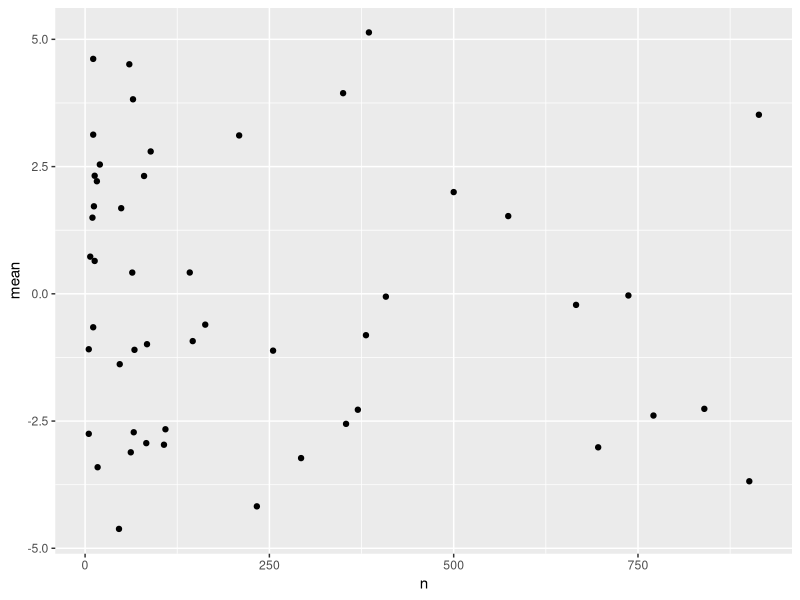
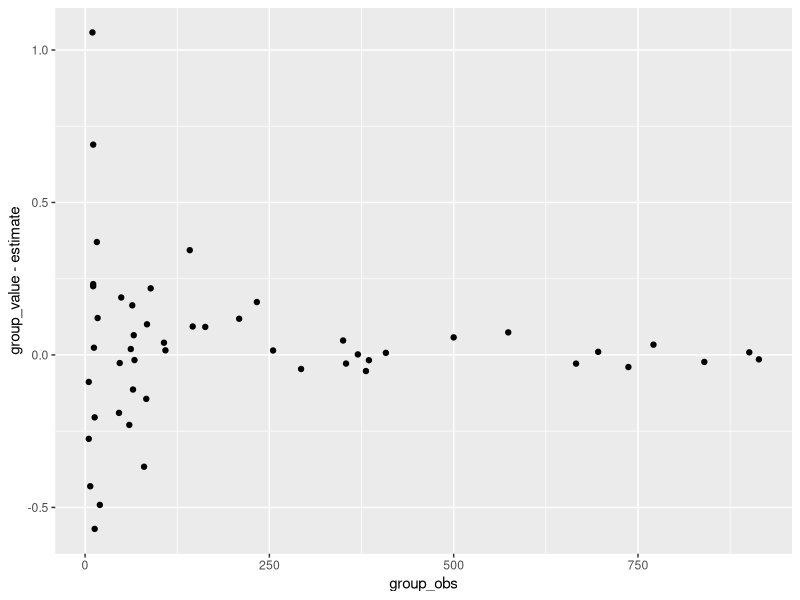

Write R code to recreate these figures, in order. (Note: this script raises an error after producing the figures.)
library(dplyr)
library(purrr)
library(ggplot2)
library(broom)
library(stringr)
library(lme4)

vec_to_df <- function(x, .names){
  setNames(data.frame(x1 = names(x), x2 = unname(x)), .names)
}

num_groups <- 50
group_counts <- round(10^runif(n = num_groups, min = .7, max = 3))
group_means <- rnorm(n = num_groups, sd = 3)

ggplot(aes(x = n, y = mean), data = data_frame(n = group_counts, mean = group_means)) +
  geom_point()

group_df <- map2(group_counts, group_means, ~ data_frame(group_mean = .y, group_value = rnorm(n = .x, mean = .y))) %>%
  bind_rows(.id = "group_id") %>%
  mutate(x1 = rnorm(n = n(), sd = 3),
         y = x1 + group_value + rnorm(n = n()))

### Standard GLM

group_glm <- glm(y ~ group_id + x1 - 1, data = group_df)

group_coefs <- tidy(group_glm) %>%
  filter(str_detect(term, "group_id")) %>%
  mutate(group_id = str_extract(term, "[0-9]+"))

group_info <- data_frame(group_id = as.character(1:50), group_obs = group_counts, group_value = group_means) %>%
  left_join(group_coefs, by = c("group_id"))

ggplot(aes(x = group_obs, y = group_value - estimate), data = group_info) +
  geom_point()

### Mixed Model

group_lmer <- lmer(y ~ (1 | group_id) + x1 - 1, data = group_df)

lmer_df <- ranef(group_lmer)[[1]]
lmer_df$group_id <- row.names(lmer_df)
names(lmer_df)[1] <- "estimate"

group_info %>%
  left_join(lmer_df, by = c("group_id")) %>% View
  ggplot(aes(x = estimate.x, y = estimate.y)) +
  geom_point()
